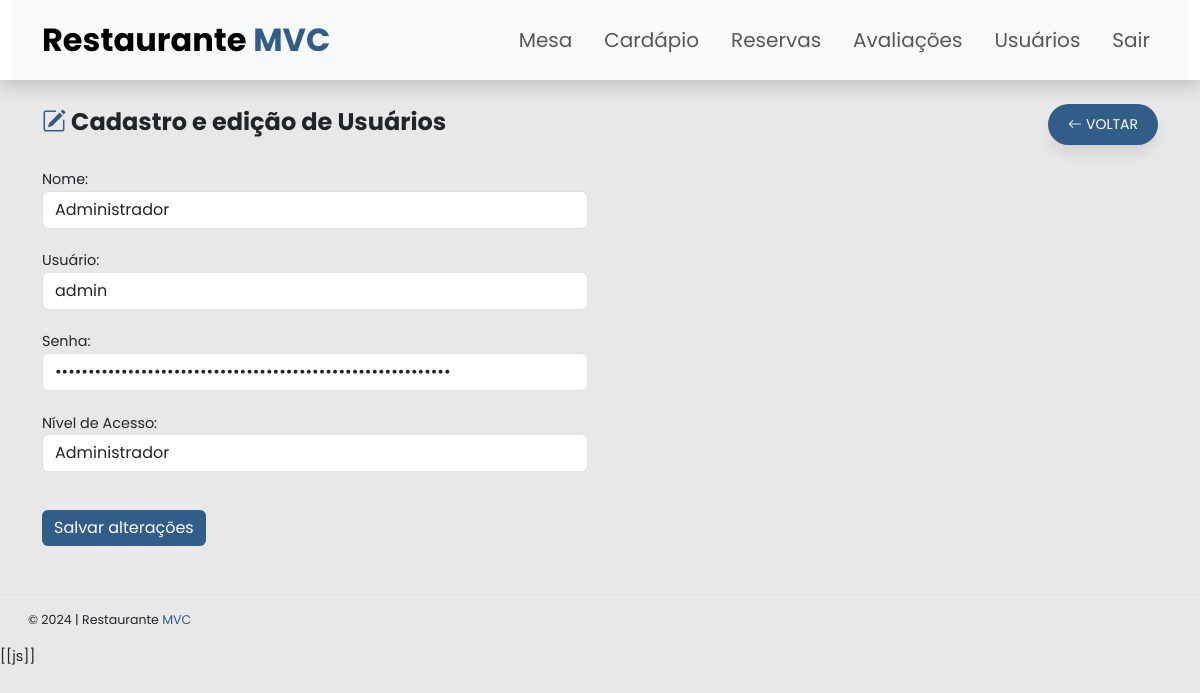
Screenshot of /usuario-adm/editar/1 (signed in) with the database file from the repository.
### tables this page shows
CREATE TABLE IF NOT EXISTS `usuarios` (
  `idUsuario` int(11) NOT NULL AUTO_INCREMENT,
  `nome` varchar(100) NOT NULL,
  `usuario` varchar(50) NOT NULL UNIQUE,
  `senha` varchar(255) NOT NULL,
  `nivelAcesso` varchar(20) NOT NULL DEFAULT 'usuario',
  PRIMARY KEY (`idUsuario`)
);

### controllers/UsuarioController.php (called while the page is built, shortened)
<?php
require_once "models/UsuarioModel.php";
class UsuarioController
{
  public $baseUrl = "http://localhost:8080";
  private $usuarioModel;
  public function __construct()
  {
    $this -> usuarioModel = new Usuario;
  }
  public function editar($idUsuario) {
    $baseUrl = $this -> baseUrl;
    $lista_usuarios = $this->usuarioModel->getById($idUsuario);
    $nome = $lista_usuarios["nome"];
    $usuario = $lista_usuarios["usuario"];
    $nivelAcesso = $lista_usuarios["nivelAcesso"];
    $senha = $lista_usuarios["senha"];
    require "views/UsuarioForm.php";
  }
}

### models/DataBase.php (called while the page is built)
<?php
class DataBase
{
  private static $conexao = null;
  public static function getConexao() {
    if ( self::$conexao == null ) {
      $host = $_ENV['DB_HOST'] ?? getenv('DB_HOST') ?: "localhost";
      $nomeDoBanco = $_ENV['DB_NAME'] ?? getenv('DB_NAME') ?: "restaurante-mvc";
      $usuario = $_ENV['DB_USER'] ?? getenv('DB_USER') ?: "root";
      $senha = $_ENV['DB_PASSWORD'] ?? getenv('DB_PASSWORD') ?: "";
      try {
        self::$conexao = new PDO(
          "mysql:host=$host;dbname=$nomeDoBanco",
          $usuario,
          $senha
        );
        self::$conexao -> setAttribute(
          PDO::ATTR_ERRMODE,
          PDO::ERRMODE_EXCEPTION
        );
      } catch (PDOException $erro) {
        echo "Erro de conexão: " . $erro -> getMessage();
      }
    }
    return self::$conexao;
  }
}

### models/UsuarioModel.php (called while the page is built, shortened)
<?php
require_once "DataBase.php";
class Usuario
{
  private $db;
  public function __construct()
  {
    $this->db = DataBase::getConexao();
  }
  public function getById($idUsuario) {
    $sql = $this -> db -> prepare("SELECT * FROM usuarios WHERE idUsuario = ?");
    $sql -> execute([$idUsuario]);
    return $sql->fetch(PDO::FETCH_ASSOC);
  }
}

### views/UsuarioForm.php (the view, shortened to what this page needs)
<?php
$header = file_get_contents("views/templates/html/header.html");
$footer = file_get_contents("views/templates/html/footer.html");
$header = str_replace("[[base-url]]", $baseUrl, $header);
echo $header;
?>
<main>
  <section class="container mt-4">
    <div class="row">
      <div class="col-md-6">
        <span class="fs-4"><span class="text-primary"><i class="bi bi-pencil-square"></i></span><strong> Cadastro e edição de Usuários</strong></span>
      </div>
      <div class="col-md-6 text-end">
        <a href="<?= $baseUrl ?>/usuario-adm" class="btn btn-sm btn-primary btns"><b><i class="bi bi-arrow-left me-1"></i></b>VOLTAR</a>
      </div>
    </div>
    <div class="row mt-4">
      <div class="col-md-6">
        <form action="<?= $baseUrl ?>/usuario-adm/atualizar/<?= $idUsuario ?>" method="post">
          <label for="nome">Nome:</label>
          <input class="form-control" type="text" name="nome" id="nome" value="<?= $nome ?>" required>
          <br>
          <label for="usuario">Usuário:</label>
          <input class="form-control" type="text" name="usuario" id="usuario" value="<?= $usuario ?>" required>
          <br>
          <label for="senha">Senha:</label>
          <input class="form-control" type="password" name="senha" id="senha" value="<?= $senha ?>" required>
          <br>
          <label for="nivelAcesso">Nível de Acesso:</label>
          <select class="form-control" name="nivelAcesso" id="nivelAcesso" required>
            <option value="admin" <?= $nivelAcesso == 'admin' ? 'selected' : '' ?>>Administrador</option>
          </select>
          <br>
          <button class="btn btn-primary mt-3" type="submit">Salvar alterações</button>
        </form>
      </div>
    </div>
  </section>
</main>
<?php
echo $footer;
?>

### views/templates/css/style.css (style rules this page uses)
body { font-family: 'Poppins', serif ,sans-serif !important; font-size: .9rem !important; height: 100vh; }
:root { --color-info: #29abe0; --color-primary: #325d88; --color-primary-transparent: hsla(210, 46%, 36%, 0.623); --color-primary-hover: hwb(210 20% 47% / 0.76); --gray: #a0a7b1; --box-shadow: 0 10px 15px -3px rgba(0, 0, 0, 0.1); --background: #ebecf0; --table-backgound: #fff; --primary: #101824; --odd-row: #f6f9ff; --gray-background: #edeef1; --gary-mid: #f1f2f6; }
.text-primary { color: var(--color-primary)!important; }
.btn-primary { background-color: var(--color-primary); border: none; }
.btns { border-radius: 20px; padding: 10px 20px; border-radius: 24px; box-shadow: var(--box-shadow); transition: .3s ease-in-out; }

### rows the page displays
usuarios: nome "Administrador", usuario "admin", nivelAcesso "Administrador"

### other values shown
$header "Restaurante MVC Mesa Cardápio Reservas Avaliações Usuários Sair"
$footer "© 2024 | Restaurante MVC [[js]]"
